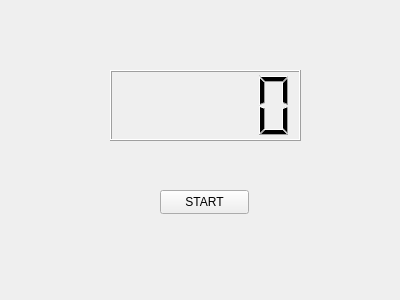
<?xml version="1.0" encoding="UTF-8"?>
<ui version="4.0">
 <class>Widget</class>
 <widget class="QWidget" name="Widget">
  <property name="geometry">
   <rect>
    <x>0</x>
    <y>0</y>
    <width>400</width>
    <height>300</height>
   </rect>
  </property>
  <property name="windowTitle">
   <string>Widget</string>
  </property>
  <widget class="QPushButton" name="pushButton">
   <property name="geometry">
    <rect>
     <x>160</x>
     <y>190</y>
     <width>89</width>
     <height>24</height>
    </rect>
   </property>
   <property name="text">
    <string>START</string>
   </property>
  </widget>
  <widget class="QLCDNumber" name="lcdNumber">
   <property name="geometry">
    <rect>
     <x>110</x>
     <y>70</y>
     <width>191</width>
     <height>71</height>
    </rect>
   </property>
  </widget>
 </widget>
 <layoutdefault spacing="6" margin="11"/>
 <resources/>
 <connections/>
</ui>
